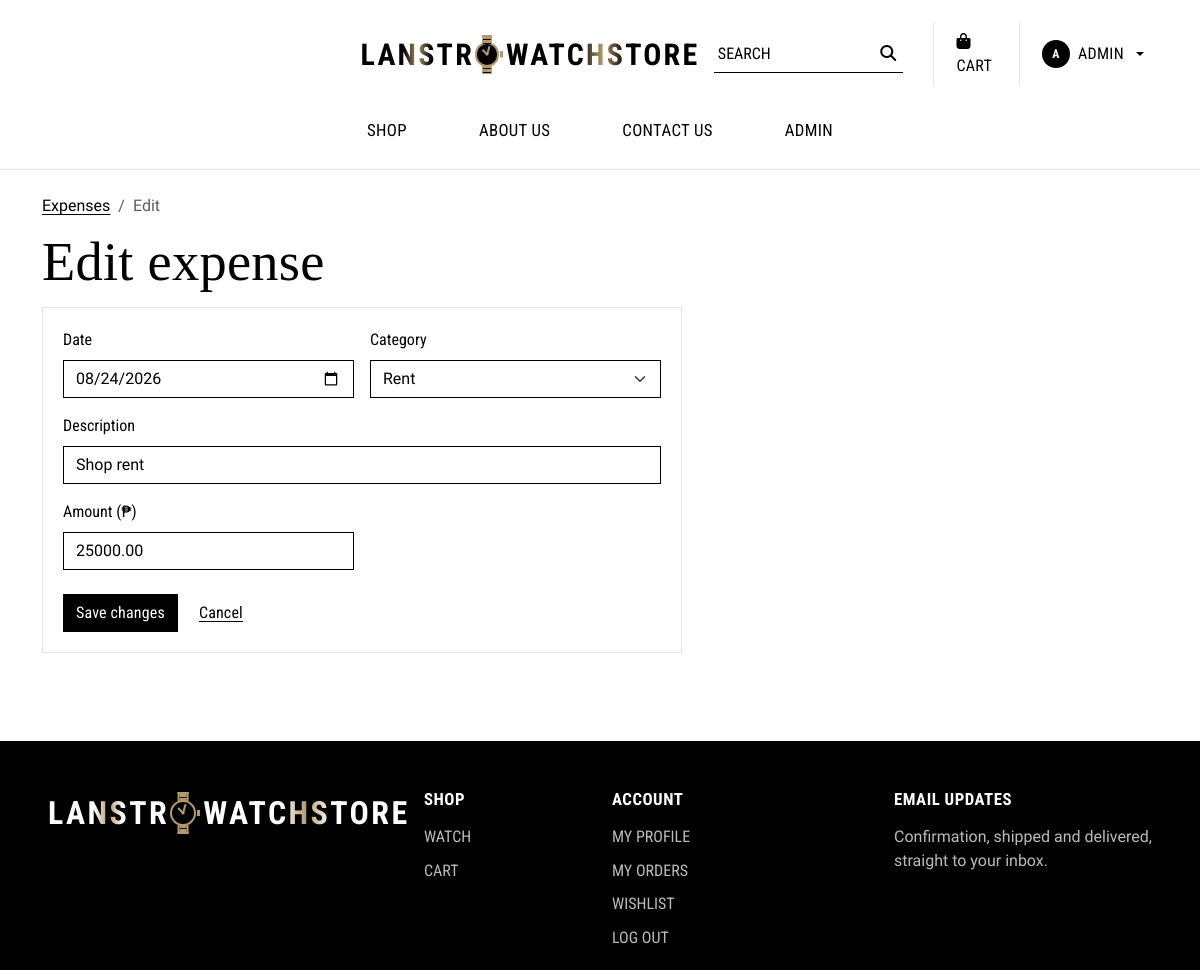
/admin/expense_edit.php?id=6 (signed in), run on the app's committed database.
### tables this page shows
CREATE TABLE expense (
  expense_id   INT AUTO_INCREMENT PRIMARY KEY,
  category_id  INT NOT NULL,
  description  VARCHAR(200) NOT NULL,
  amount       DECIMAL(10,2) NOT NULL,
  expense_date DATE NOT NULL,
  created_by   INT NULL,
  created_at   DATETIME NOT NULL DEFAULT CURRENT_TIMESTAMP,
  FOREIGN KEY (category_id) REFERENCES expense_category(category_id),
  FOREIGN KEY (created_by) REFERENCES users(user_id) ON DELETE SET NULL
);

CREATE TABLE expense_category (
  category_id INT AUTO_INCREMENT PRIMARY KEY,
  name        VARCHAR(50) NOT NULL UNIQUE
);

### admin/expense_edit.php (the view, shortened to what this page needs)
<?php
include('../includes/config.php');
$id = (int)($_GET['id'] ?? 0);
$x = null;
if ($id) {
    $x = mysqli_fetch_assoc(mysqli_execute_query($conn, 'SELECT * FROM expense WHERE expense_id = ?', [$id]));
}
$cats = mysqli_fetch_all(mysqli_execute_query($conn, 'SELECT category_id, name FROM expense_category ORDER BY name'), MYSQLI_ASSOC);
$catNow  = (int)($_SESSION['old']['category_id'] ?? ($x['category_id'] ?? 0));
$descNow = htmlspecialchars((string)($_SESSION['old']['description'] ?? ($x['description'] ?? '')));
$amtNow  = htmlspecialchars((string)($_SESSION['old']['amount'] ?? ($x['amount'] ?? '')));
$dateNow = htmlspecialchars((string)($_SESSION['old']['expense_date'] ?? ($x['expense_date'] ?? date('Y-m-d'))));
include('../includes/header.php');
?>
<nav aria-label="breadcrumb"><ol class="breadcrumb"><li class="breadcrumb-item"><a href="<?= BASE_URL ?>/admin/expenses.php">Expenses</a></li><li class="breadcrumb-item active"><?= $id ? 'Edit' : 'Add' ?></li></ol></nav>
<h1 class="mb-3"><?= $id ? 'Edit expense' : 'Add expense' ?></h1>
<form method="post" action="<?= BASE_URL ?>/admin/expense_save.php" class="panel" style="max-width:640px" novalidate>
  <div class="row g-3">
    <div class="col-md-6"><label class="form-label" for="expense_date">Date</label><input type="date" class="form-control" id="expense_date" name="expense_date" value="<?= $dateNow ?>" required></div>
    <div class="col-md-6"><label class="form-label" for="category_id">Category</label>
      <select class="form-select" id="category_id" name="category_id" required>
        <?php foreach ($cats as $c): ?><option value="<?= (int)$c['category_id'] ?>" <?= $catNow === (int)$c['category_id'] ? 'selected' : '' ?>><?= htmlspecialchars((string)$c['name']) ?></option><?php endforeach; ?>
      </select></div>
    <div class="col-12"><label class="form-label" for="description">Description</label><input class="form-control" id="description" name="description" value="<?= $descNow ?>" maxlength="200" required></div>
    <div class="col-md-6"><label class="form-label" for="amount">Amount (<?= htmlspecialchars((string)(CURRENCY)) ?>)</label><input type="number" step="0.01" min="0.01" class="form-control" id="amount" name="amount" value="<?= $amtNow ?>" required></div>
  </div>
  <div class="mt-4 d-flex gap-2">
    <button class="btn btn-primary" type="submit"><?= $id ? 'Save changes' : 'Add expense' ?></button>
    <a class="btn btn-link" href="<?= BASE_URL ?>/admin/expenses.php">Cancel</a>
  </div>
</form>
<?php unset($_SESSION['old'], $_SESSION['errors']); include('../includes/footer.php'); ?>

### assets/css/style.css (style rules this page uses)
:root { --black: #000; --white: #fff; --line: #e5e5e5; --line-dark: #000; --muted: #6b6b6b; --soft: #f5f5f5; --accent: #b49a68; --dial: #000; --dial-deep: #000; --steel: var(--line); --paper: #fff; --brass: #000; --brass-deep: #000; --ink: #000; --lume: #fff; --bs-body-font-family: 'Hanken Grotesk', system-ui, sans-serif; --bs-body-color: #000; --bs-body-bg: #fff; --bs-link-color: #000; --bs-link-color-rgb: 0, 0, 0; --bs-link-hover-color-rgb: 107, 107, 107; --bs-link-hover-color: #6b6b6b; --bs-primary: #000; --bs-primary-rgb: 0, 0, 0; --bs-border-radius: 0; --bs-border-radius-sm: 0; --bs-border-radius-lg: 0; --bs-border-radius-xl: 0; --bs-border-radius-xxl: 0; --bs-border-radius-pill: 0; --bs-border-color: var(--line); }
*, *::before, *::after { border-radius: 0 !important; }
body { min-height: 100vh; display: flex; flex-direction: column; }
h1, h2, h3, .display-font, .navbar-brand { font-family: 'Instrument Serif', Georgia, serif; font-weight: 400; letter-spacing: .005em; }
h1 { font-size: clamp(2.2rem, 5vw, 3.4rem); line-height: 1.05; }
a { text-decoration-thickness: 1px; text-underline-offset: 3px; }
.cond, .site-nav .nav-link, .site-nav .navbar-brand + *, .filter-group summary, .filters-title, .btn, .form-label, .results-count, .sort-box label, .product-brand, .dropdown-item, th { font-family: 'Roboto Condensed', 'Hanken Grotesk', sans-serif; }
.btn { text-transform: none; letter-spacing: .01em; }
.btn-primary, .btn-brass { --bs-btn-color: #fff; --bs-btn-bg: #000; --bs-btn-border-color: #000; --bs-btn-hover-color: #000; --bs-btn-hover-bg: var(--accent); --bs-btn-hover-border-color: var(--accent); --bs-btn-active-color: #000; --bs-btn-active-bg: #fff; --bs-btn-active-border-color: #000; --bs-btn-disabled-color: #fff; --bs-btn-disabled-bg: #6b6b6b; --bs-btn-disabled-border-color: #6b6b6b; --bs-btn-focus-shadow-rgb: 0,0,0; }
.form-control, .form-select { border: 1px solid #000; background-color: #fff; }
.panel { background: #fff; border: 1px solid var(--steel); border-radius: 6px; padding: 1.25rem; }

### data on the page
expense: expense_date "08/24/2026", category_id "Rent", description "Shop rent", amount "25000.00"

### other printed values
$avatarInitial "A"
$_SESSION['username'] "ADMIN"
CURRENCY "₱"
